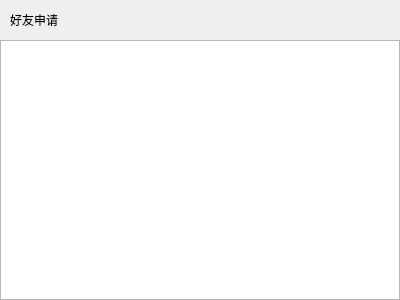
<?xml version="1.0" encoding="UTF-8"?>
<ui version="4.0">
 <class>ApplyFriendPage</class>
 <widget class="QWidget" name="ApplyFriendPage">
  <property name="geometry">
   <rect>
    <x>0</x>
    <y>0</y>
    <width>400</width>
    <height>300</height>
   </rect>
  </property>
  <property name="windowTitle">
   <string>Form</string>
  </property>
  <layout class="QVBoxLayout" name="verticalLayout">
   <property name="spacing">
    <number>0</number>
   </property>
   <property name="leftMargin">
    <number>0</number>
   </property>
   <property name="topMargin">
    <number>0</number>
   </property>
   <property name="rightMargin">
    <number>0</number>
   </property>
   <property name="bottomMargin">
    <number>0</number>
   </property>
   <item>
    <widget class="QWidget" name="friend_apply_wid" native="true">
     <layout class="QHBoxLayout" name="horizontalLayout">
      <property name="spacing">
       <number>0</number>
      </property>
      <property name="leftMargin">
       <number>0</number>
      </property>
      <property name="topMargin">
       <number>0</number>
      </property>
      <property name="rightMargin">
       <number>0</number>
      </property>
      <property name="bottomMargin">
       <number>0</number>
      </property>
      <item>
       <spacer name="horizontalSpacer_2">
        <property name="orientation">
         <enum>Qt::Orientation::Horizontal</enum>
        </property>
        <property name="sizeType">
         <enum>QSizePolicy::Policy::Fixed</enum>
        </property>
        <property name="sizeHint" stdset="0">
         <size>
          <width>10</width>
          <height>20</height>
         </size>
        </property>
       </spacer>
      </item>
      <item>
       <widget class="QLabel" name="friend_apply_lb">
        <property name="minimumSize">
         <size>
          <width>0</width>
          <height>40</height>
         </size>
        </property>
        <property name="maximumSize">
         <size>
          <width>16777215</width>
          <height>40</height>
         </size>
        </property>
        <property name="text">
         <string>好友申请</string>
        </property>
       </widget>
      </item>
     </layout>
    </widget>
   </item>
   <item>
    <widget class="QWidget" name="widget_2" native="true">
     <layout class="QVBoxLayout" name="verticalLayout_2">
      <property name="spacing">
       <number>0</number>
      </property>
      <property name="leftMargin">
       <number>0</number>
      </property>
      <property name="topMargin">
       <number>0</number>
      </property>
      <property name="rightMargin">
       <number>0</number>
      </property>
      <property name="bottomMargin">
       <number>0</number>
      </property>
      <item>
       <widget class="ApplyFriendList" name="apply_friend_list"/>
      </item>
     </layout>
    </widget>
   </item>
  </layout>
 </widget>
 <customwidgets>
  <customwidget>
   <class>ApplyFriendList</class>
   <extends>QListWidget</extends>
   <header location="global">applyfriendlist.h</header>
  </customwidget>
 </customwidgets>
 <resources/>
 <connections/>
</ui>
